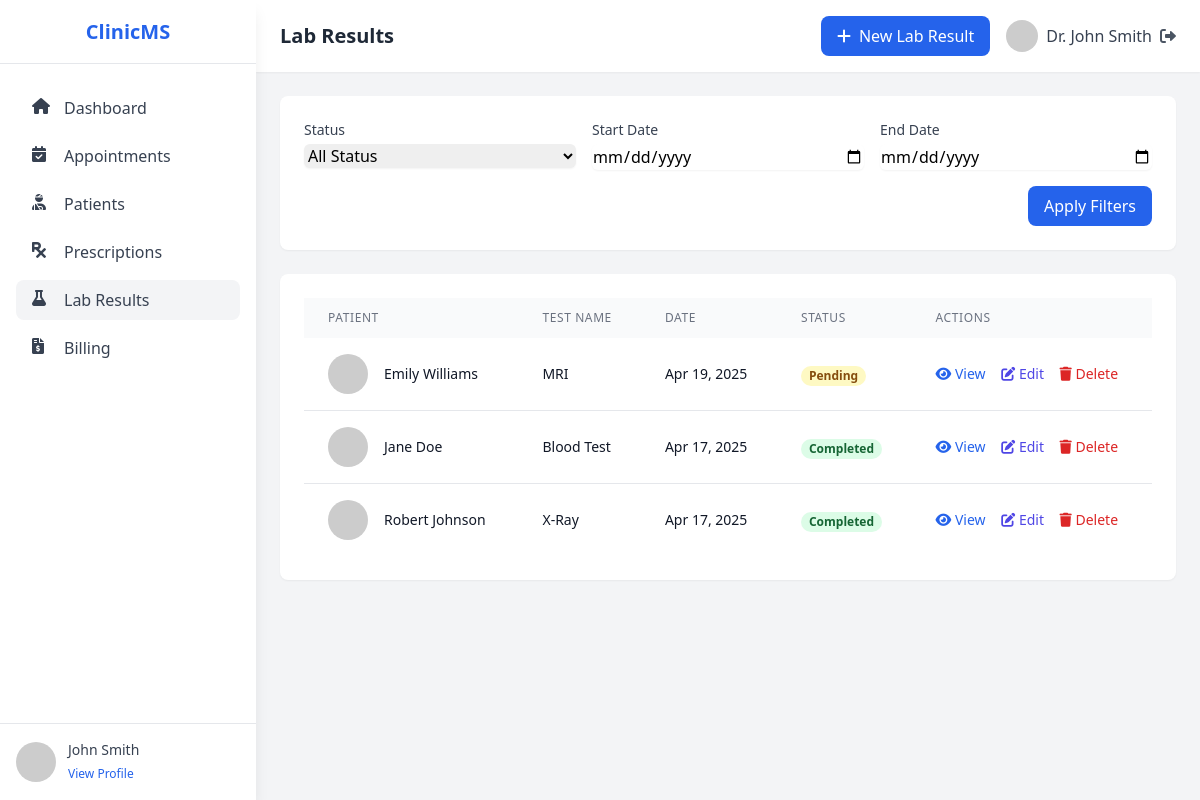
Screenshot of /lab_results.php (signed in) with the database file from the repository.
### tables this page shows
CREATE TABLE IF NOT EXISTS lab_results (
    id INT AUTO_INCREMENT PRIMARY KEY,
    patient_id INT NOT NULL,
    doctor_id INT NOT NULL,
    test_name VARCHAR(100) NOT NULL,
    test_date DATE NOT NULL,
    results TEXT,
    notes TEXT,
    status ENUM('Pending', 'Completed', 'Cancelled') DEFAULT 'Pending',
    created_at DATETIME DEFAULT CURRENT_TIMESTAMP,
    FOREIGN KEY (patient_id) REFERENCES patients(id) ON DELETE CASCADE,
    FOREIGN KEY (doctor_id) REFERENCES doctors(id) ON DELETE CASCADE
);

CREATE TABLE IF NOT EXISTS patients (
    id INT AUTO_INCREMENT PRIMARY KEY,
    first_name VARCHAR(50) NOT NULL,
    last_name VARCHAR(50) NOT NULL,
    email VARCHAR(100),
    phone VARCHAR(20),
    date_of_birth DATE,
    gender ENUM('M', 'F', 'Other'),
    address TEXT,
    medical_history TEXT,
    status ENUM('Active', 'Inactive') DEFAULT 'Active',
    created_at DATETIME DEFAULT CURRENT_TIMESTAMP
);

### lab_results.php (the view, shortened to what this page needs)
<?php
require_once 'config/database.php';
$doctor_id = $_SESSION['doctor_id'];
$doctor_name = $_SESSION['doctor_name'] ?? 'Doctor';
$start_date = isset($_GET['start_date']) ? $_GET['start_date'] : '';
$end_date = isset($_GET['end_date']) ? $_GET['end_date'] : '';
$query = "SELECT lr.*, p.first_name as patient_first_name, p.last_name as patient_last_name
          FROM lab_results lr
          JOIN patients p ON lr.patient_id = p.id
          WHERE lr.doctor_id = :doctor_id";
$params = ['doctor_id' => $doctor_id];
$query .= " ORDER BY lr.test_date DESC";
$stmt = $pdo->prepare($query);
$stmt->execute($params);
$lab_results = $stmt->fetchAll();
?>
<!DOCTYPE html>
<html lang="en">
<head>
    <script src="https://cdn.tailwindcss.com"></script>
    <link rel="stylesheet" href="https://cdnjs.cloudflare.com/ajax/libs/font-awesome/6.0.0/css/all.min.css">
    <link href="https://unpkg.com/aos@2.3.1/dist/aos.css" rel="stylesheet">
</head>
<body class="bg-gray-100">
    <div class="flex h-screen">
        <div class="fixed inset-y-0 left-0 w-64 bg-white shadow-lg">
            <div class="flex flex-col h-full">
                <div class="flex items-center justify-center h-16 px-4 border-b">
                    <h1 class="text-xl font-bold text-blue-600">ClinicMS</h1>
                </div>
                <nav class="flex-1 px-4 py-6 space-y-2">
                    <a href="dashboard.php" class="flex items-center px-4 py-2 text-gray-700 hover:bg-gray-100 rounded-lg">
                        <i class="fas fa-home w-5 h-5 mr-3"></i>
                        Dashboard
                    </a>
                    <a href="appointments.php" class="flex items-center px-4 py-2 text-gray-700 hover:bg-gray-100 rounded-lg">
                        <i class="fas fa-calendar-check w-5 h-5 mr-3"></i>
                        Appointments
                    </a>
                    <a href="patients.php" class="flex items-center px-4 py-2 text-gray-700 hover:bg-gray-100 rounded-lg">
                        <i class="fas fa-user-injured w-5 h-5 mr-3"></i>
                        Patients
                    </a>
                    <a href="prescriptions.php" class="flex items-center px-4 py-2 text-gray-700 hover:bg-gray-100 rounded-lg">
                        <i class="fas fa-prescription w-5 h-5 mr-3"></i>
                        Prescriptions
                    </a>
                    <a href="lab_results.php" class="flex items-center px-4 py-2 text-gray-700 bg-gray-100 rounded-lg">
                        <i class="fas fa-flask w-5 h-5 mr-3"></i>
                        Lab Results
                    </a>
                    <a href="billing.php" class="flex items-center px-4 py-2 text-gray-700 hover:bg-gray-100 rounded-lg">
                        <i class="fas fa-file-invoice-dollar w-5 h-5 mr-3"></i>
                        Billing
                    </a>
                </nav>
                <div class="p-4 border-t">
                    <div class="flex items-center">
                        <div class="flex-shrink-0">
                            <img class="w-10 h-10 rounded-full" src="https://ui-avatars.com/api/?name=<?php echo urlencode($doctor_name); ?>&background=0D8ABC&color=fff" alt="Profile">
                        </div>
                        <div class="ml-3">
                            <p class="text-sm font-medium text-gray-700"><?php echo htmlspecialchars($doctor_name); ?></p>
                            <a href="profile.php" class="text-xs text-blue-600 hover:text-blue-800">View Profile</a>
                        </div>
                    </div>
                </div>
            </div>
        </div>
        <div class="ml-64 flex-1 overflow-auto">
            <header class="bg-white shadow-sm">
                <div class="flex items-center justify-between px-6 py-4">
                    <h2 class="text-xl font-semibold text-gray-800">Lab Results</h2>
                    <div class="flex items-center space-x-4">
                        <button onclick="openNewResultModal()" class="bg-blue-600 text-white px-4 py-2 rounded-lg hover:bg-blue-700 transition-colors">
                            <i class="fas fa-plus mr-2"></i>New Lab Result
                        </button>
                        <div class="flex items-center space-x-2">
                            <img src="https://ui-avatars.com/api/?name=<?= urlencode($doctor_name) ?>&background=0D8ABC&color=fff" alt="Profile" class="w-8 h-8 rounded-full">
                            <span class="text-gray-700">Dr. <?= htmlspecialchars($doctor_name) ?></span>
                            <a href="logout.php" class="text-gray-600 hover:text-gray-800 ml-2" title="Logout">
                                <i class="fas fa-sign-out-alt"></i>
                            </a>
                        </div>
                    </div>
                </div>
            </header>
            <main class="p-6">
                <div class="bg-white rounded-lg shadow-sm p-6 mb-6">
                    <form method="GET" class="grid grid-cols-1 md:grid-cols-3 gap-4">
                        <div>
                            <label class="block text-sm font-medium text-gray-700">Status</label>
                            <select name="status" class="mt-1 block w-full rounded-md border-gray-300 shadow-sm focus:border-blue-500 focus:ring-blue-500">
                                <option value="">All Status</option>
                            </select>
                        </div>
                        <div>
                            <label class="block text-sm font-medium text-gray-700">Start Date</label>
                            <input type="date" name="start_date" value="<?= htmlspecialchars($start_date) ?>"
                                class="mt-1 block w-full rounded-md border-gray-300 shadow-sm focus:border-blue-500 focus:ring-blue-500">
                        </div>
                        <div>
                            <label class="block text-sm font-medium text-gray-700">End Date</label>
                            <input type="date" name="end_date" value="<?= htmlspecialchars($end_date) ?>"
                                class="mt-1 block w-full rounded-md border-gray-300 shadow-sm focus:border-blue-500 focus:ring-blue-500">
                        </div>
                        <div class="md:col-span-3 flex justify-end">
                            <button type="submit" class="bg-blue-600 text-white px-4 py-2 rounded-lg hover:bg-blue-700 transition-colors">
                                Apply Filters
                            </button>
                        </div>
                    </form>
                </div>
                <div class="bg-white rounded-lg shadow-sm p-6">
                    <?php if (empty($lab_results)): ?>
                    <div class="text-center py-8">
                        <div class="inline-flex items-center justify-center w-16 h-16 rounded-full bg-blue-100 mb-4">
                            <i class="fas fa-flask text-2xl text-blue-600"></i>
                        </div>
                        <h3 class="text-lg font-medium text-gray-900 mb-2">No Lab Results Found</h3>
                        <p class="text-gray-500 mb-4">Start by adding a new lab result for your patient.</p>
                        <button onclick="openNewResultModal()" class="inline-flex items-center px-4 py-2 bg-blue-600 text-white rounded-md hover:bg-blue-700">
                            <i class="fas fa-plus mr-2"></i>Add New Lab Result
                        </button>
                    </div>
                    <?php else: ?>
                    <div class="overflow-x-auto">
                        <table class="min-w-full">
                            <thead>
                                <tr class="bg-gray-50">
                                    <th class="px-6 py-3 text-left text-xs font-medium text-gray-500 uppercase tracking-wider">Patient</th>
                                    <th class="px-6 py-3 text-left text-xs font-medium text-gray-500 uppercase tracking-wider">Test Name</th>
                                    <th class="px-6 py-3 text-left text-xs font-medium text-gray-500 uppercase tracking-wider">Date</th>
                                    <th class="px-6 py-3 text-left text-xs font-medium text-gray-500 uppercase tracking-wider">Status</th>
                                    <th class="px-6 py-3 text-left text-xs font-medium text-gray-500 uppercase tracking-wider">Actions</th>
                                </tr>
                            </thead>
                            <tbody class="bg-white divide-y divide-gray-200">
                                <?php foreach ($lab_results as $result): ?>
                                <tr class="hover:bg-gray-50">
                                    <td class="px-6 py-4 whitespace-nowrap">
                                        <div class="flex items-center">
                                            <div class="flex-shrink-0 h-10 w-10">
                                                <img class="h-10 w-10 rounded-full" src="https://ui-avatars.com/api/?name=<?= urlencode($result['patient_first_name'] . '+' . $result['patient_last_name']) ?>&background=0D8ABC&color=fff" alt="">
                                            </div>
                                            <div class="ml-4">
                                                <div class="text-sm font-medium text-gray-900">
                                                    <?= htmlspecialchars($result['patient_first_name'] . ' ' . $result['patient_last_name']) ?>
                                                </div>
                                            </div>
                                        </div>
                                    </td>
                                    <td class="px-6 py-4">
                                        <div class="text-sm text-gray-900">
                                            <?= htmlspecialchars($result['test_name']) ?>
                                        </div>
                                    </td>
                                    <td class="px-6 py-4 whitespace-nowrap">
                                        <div class="text-sm text-gray-900">
                                            <?= date('M d, Y', strtotime($result['test_date'])) ?>
                                        </div>
                                    </td>
                                    <td class="px-6 py-4 whitespace-nowrap">
                                        <span class="px-2 inline-flex text-xs leading-5 font-semibold rounded-full
                                            <?php
                                            switch($result['status']) {
                                                case 'Completed':
                                                    echo 'bg-green-100 text-green-800';
                                                    break;
                                                case 'Pending':
                                                    echo 'bg-yellow-100 text-yellow-800';
                                                    break;
                                            }
                                            ?>">
                                            <?= htmlspecialchars($result['status']) ?>
                                        </span>
                                    </td>
                                    <td class="px-6 py-4 whitespace-nowrap text-sm font-medium">
                                        <a href="lab_result_details.php?id=<?= $result['id'] ?>" class="text-blue-600 hover:text-blue-900 mr-3">
                                            <i class="fas fa-eye"></i> View
                                        </a>
                                        <a href="edit_lab_result.php?id=<?= $result['id'] ?>" class="text-indigo-600 hover:text-indigo-900 mr-3">
                                            <i class="fas fa-edit"></i> Edit
                                        </a>
                                        <a href="delete_lab_result.php?id=<?= $result['id'] ?>" class="text-red-600 hover:text-red-900" onclick="return confirm('Are you sure you want to delete this lab result?')">
                                            <i class="fas fa-trash"></i> Delete
                                        </a>
                                    </td>
                                </tr>
                                <?php endforeach; ?>
                            </tbody>
                        </table>
                    </div>
                    <?php endif; ?>
                </div>
            </main>
        </div>
    </div>
</body>
</html>

### rows the page displays
lab_results: patient.last_name "Emily Williams", test_name "MRI", test_date "Apr 19, 2025", status "Pending"
lab_results: patient.last_name "Jane Doe", test_name "Blood Test", test_date "Apr 17, 2025", status "Completed"
lab_results: patient.last_name "Robert Johnson", test_name "X-Ray", test_date "Apr 17, 2025", status "Completed"

### other values shown
$doctor_name "John Smith"
